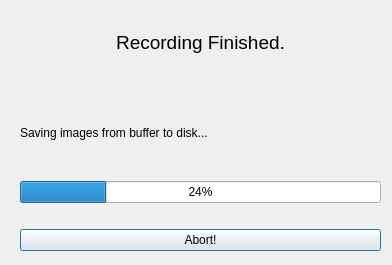
<?xml version="1.0" encoding="UTF-8"?>
<ui version="4.0">
 <class>BufferingDialog</class>
 <widget class="QDialog" name="BufferingDialog">
  <property name="geometry">
   <rect>
    <x>0</x>
    <y>0</y>
    <width>392</width>
    <height>265</height>
   </rect>
  </property>
  <property name="windowTitle">
   <string>Dialog</string>
  </property>
  <widget class="QWidget" name="">
   <property name="geometry">
    <rect>
     <x>20</x>
     <y>0</y>
     <width>361</width>
     <height>251</height>
    </rect>
   </property>
   <layout class="QVBoxLayout" name="verticalLayout">
    <item>
     <widget class="QLabel" name="label">
      <property name="font">
       <font>
        <pointsize>14</pointsize>
       </font>
      </property>
      <property name="text">
       <string>Recording Finished.</string>
      </property>
      <property name="alignment">
       <set>Qt::AlignCenter</set>
      </property>
     </widget>
    </item>
    <item>
     <widget class="QLabel" name="label_2">
      <property name="text">
       <string>Saving images from buffer to disk...</string>
      </property>
     </widget>
    </item>
    <item>
     <widget class="QProgressBar" name="progressBar">
      <property name="value">
       <number>24</number>
      </property>
     </widget>
    </item>
    <item>
     <spacer name="verticalSpacer">
      <property name="orientation">
       <enum>Qt::Vertical</enum>
      </property>
      <property name="sizeType">
       <enum>QSizePolicy::Fixed</enum>
      </property>
      <property name="sizeHint" stdset="0">
       <size>
        <width>20</width>
        <height>20</height>
       </size>
      </property>
     </spacer>
    </item>
    <item>
     <widget class="QPushButton" name="pushButton_abort">
      <property name="text">
       <string>Abort!</string>
      </property>
     </widget>
    </item>
   </layout>
  </widget>
 </widget>
 <resources/>
 <connections/>
</ui>
